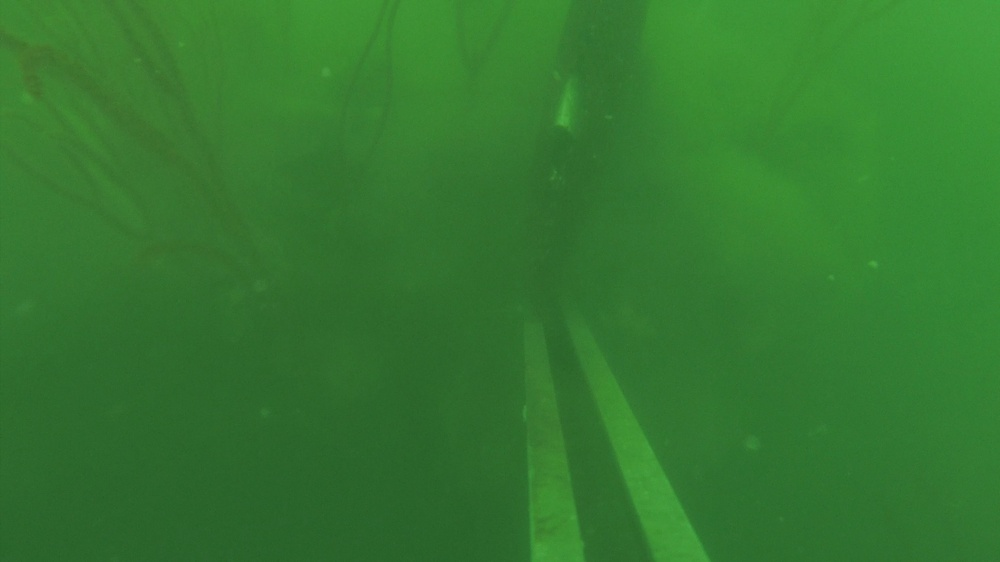
#> input picture Containers/CreateMetadata/BICPB1-20160417-1.MP4_frame_1639.jpg, 1000 x 562 px, shrunk from 1920 x 1080 before the run
$ jupyter execute 'Describe Colour and Lightness.ipynb'
#> lines starting #> are read from the running program, lines starting #| are printed output that depends on the picture
[cell 1]
import sys
print(sys.version)

[cell 2]
import cv2
import matplotlib.pyplot as plt
import numpy as np

[cell 3]
def BGR2RGB(image_BGR):
    image_RGB = cv2.cvtColor(image_BGR, cv2.COLOR_BGR2RGB)

    return image_RGB

[cell 4]
def plot_image(image):
    plt.figure(figsize = (8, 8))
    plt.imshow(image)
    plt.xticks([]), plt.yticks([])
    plt.show()

[cell 5]
def plot_rgb_histograms(image):
    colours = ('r','g','b')
    for i, colour in enumerate(colours):
        histogram = cv2.calcHist([image], [i], None, [256], [0,256])
        plt.plot(histogram, color=colour)
        plt.xlim([0,256])
        plt.show()

[cell 6]
def get_lightness(image, threshold=128):
    red = image[:, :, 0]
    green = image[:, :, 1]
    blue = image[:, :, 2]

    red_above_threshold = np.sum(red >= threshold)
    green_above_threshold = np.sum(green >= threshold)
    blue_above_threshold = np.sum(blue >= threshold)

    size = image.shape[0] * image.shape[1]

    red_above_threshold_pct = int(red_above_threshold / size  * 100)
    green_above_threshold_pct = int(green_above_threshold / size * 100)
    blue_above_threshold_pct = int(blue_above_threshold / size * 100)

    lightness = (red_above_threshold_pct + green_above_threshold_pct + blue_above_threshold_pct) / 3

    return {'red':red_above_threshold_pct, 'green':green_above_threshold_pct, 'blue':blue_above_threshold_pct}, lightness

[cell 7]
frame_1639 = BGR2RGB(cv2.imread('BICPB1-20160417-1.MP4_frame_1639.jpg'))
#> in BGR2RGB, image_BGR is the input picture: shape (562, 1000, 3); mean B, G, R 48.2, 120.5, 51.7
frame_7250 = BGR2RGB(cv2.imread('BIH2B3-20161010-2.MP4_frame_7250.jpg'))
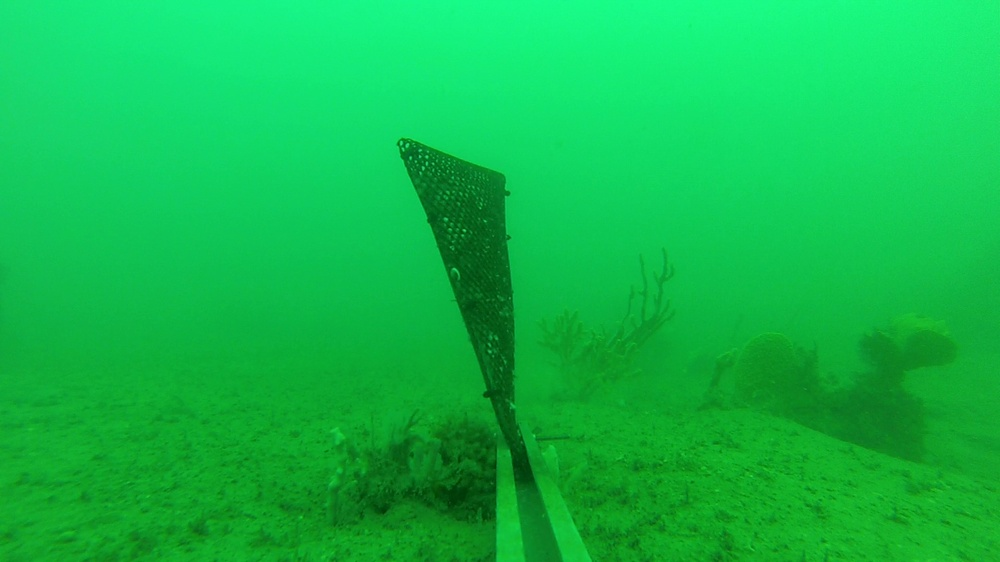
#> input picture Containers/CreateMetadata/BIH2B3-20161010-2.MP4_frame_7250.jpg, 1000 x 562 px, shrunk from 1920 x 1080 before the run
#> in BGR2RGB, image_BGR is the input picture: shape (562, 1000, 3); mean B, G, R 72.8, 187.1, 15.9
frame_8220 = BGR2RGB(cv2.imread('BIH2B3-20161010-2.MP4_frame_8220.jpg'))
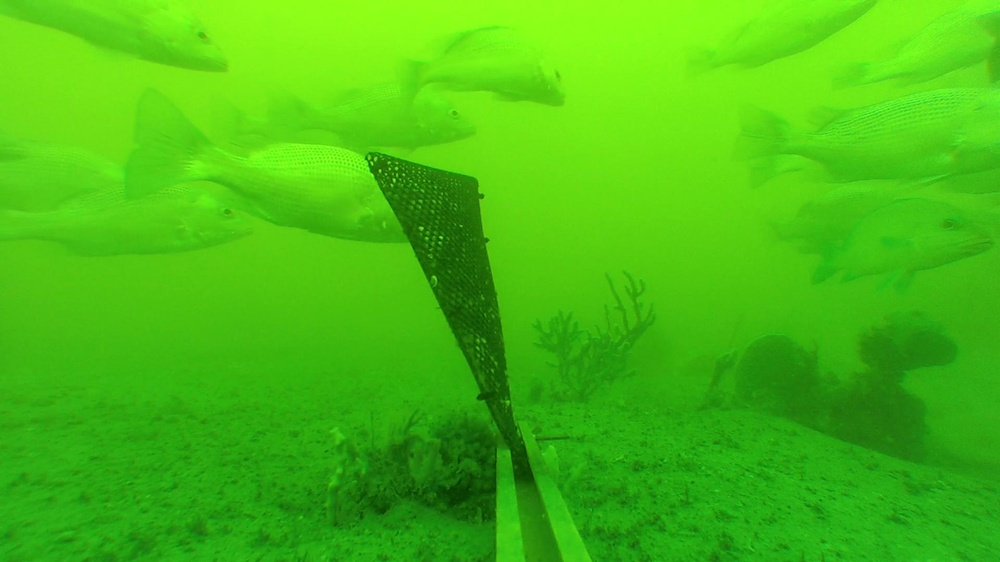
#> input picture Containers/CreateMetadata/BIH2B3-20161010-2.MP4_frame_8220.jpg, 1000 x 562 px, shrunk from 1920 x 1080 before the run
#> in BGR2RGB, image_BGR is the input picture: shape (562, 1000, 3); mean B, G, R 17.3, 190, 70.3
frame_1639_light = BGR2RGB(cv2.imread('BICPB1-20160417-1.MP4_frame_1639_Light.jpg'))
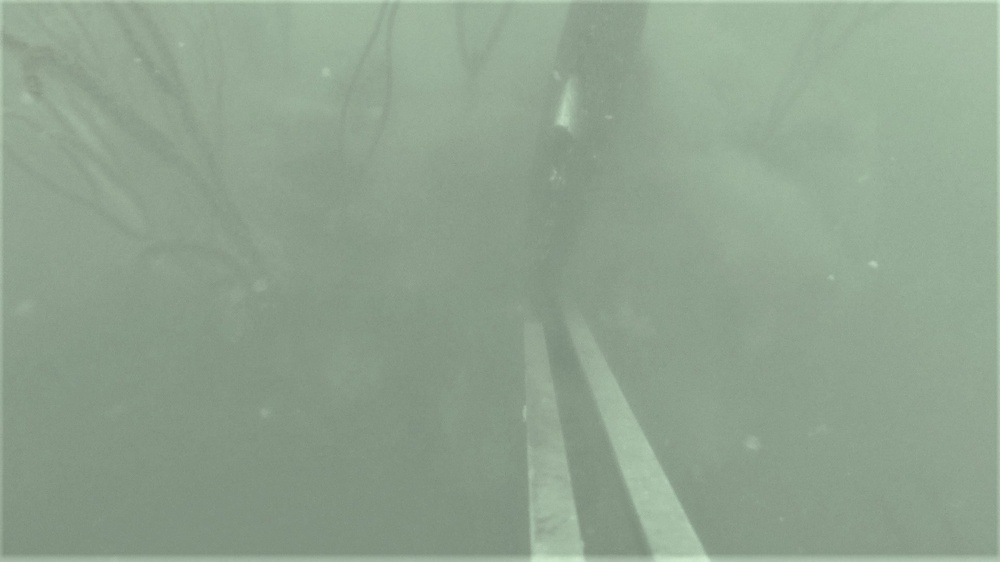
#> input picture Containers/CreateMetadata/BICPB1-20160417-1.MP4_frame_1639_Light.jpg, 1000 x 562 px, shrunk from 1920 x 1080 before the run
#> in BGR2RGB, image_BGR is the input picture: shape (562, 1000, 3); mean B, G, R 143, 162.3, 143.6

images = [frame_1639, frame_7250, frame_8220, frame_1639_light]

[cell 8]
for image in images:
    pcts, lightness = get_lightness(image)

    dominant_color = sorted(pcts, key=pcts.get, reverse=True)[0]

    lightness_description = ''

    if lightness <= 25:
        lightness_description = 'Dark'
    elif lightness <= 50:
        lightness_description = 'Medium'
    elif lightness <= 75:
        lightness_description = 'Medium Light'
    else:
        lightness_description = 'Light'

    print('{0} {1}'.format(lightness_description, dominant_color))
    print('red: {0}%'.format(pcts['red']))
    print('green: {0}%'.format(pcts['green']))
    print('blue: {0}%'.format(pcts['blue']))

    plot_image(image)
    plot_rgb_histograms(image)
#> this loop made 4 passes
#> (red_above_threshold in get_lightness, green_above_threshold in get_lightness, blue_above_threshold in get_lightness, red_above_threshold_pct in get_lightness, green_above_threshold_pct in get_lightness, blue_above_threshold_pct in get_lightness, lightness, lightness_description) on passes 1 to 4: (0, 170771, 0, 0, 30, 0, 10, 'Dark'), (0, 528712, 20882, 0, 94, 3, 32.33, 'Medium'), (30229, 528380, 0, 5, 94, 0, 33, 'Medium'), (559484, 562000, 555426, 99, 100, 98, 99, 'Light')
#> (printed output is left out)
#> pass 1, in get_lightness, `red = image[:, :, 0]`:
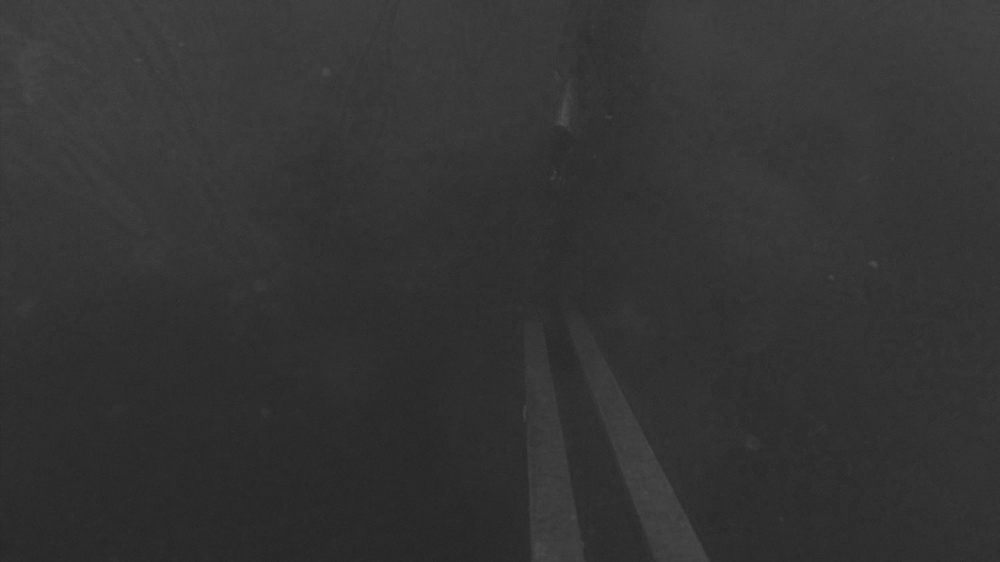
#> red: shape (562, 1000); min 37, max 80, mean 51.7
#> pass 1, in get_lightness, `green = image[:, :, 1]`:
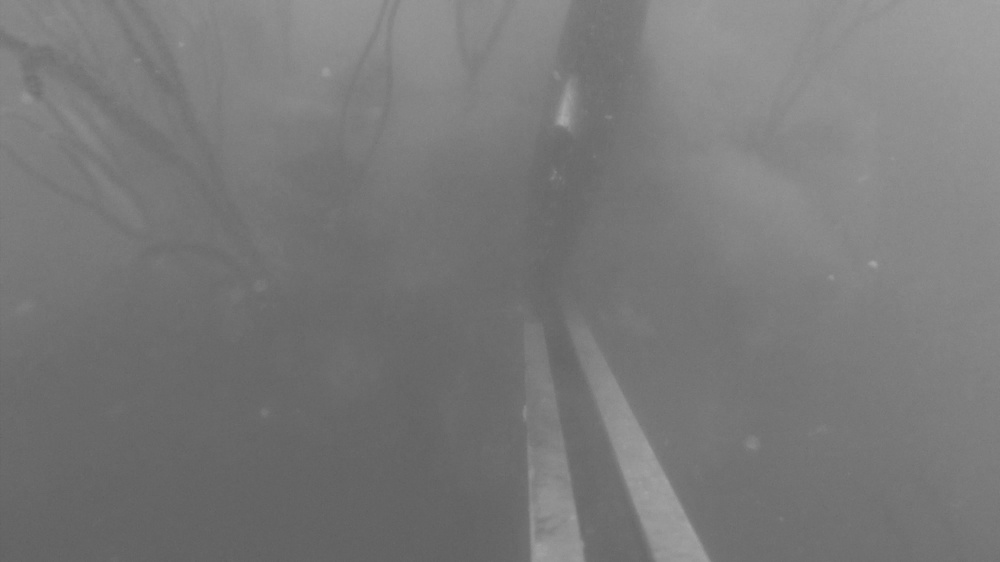
#> green: shape (562, 1000); min 94, max 168, mean 120.5
#> pass 1, in plot_rgb_histograms, `plt.show()`:
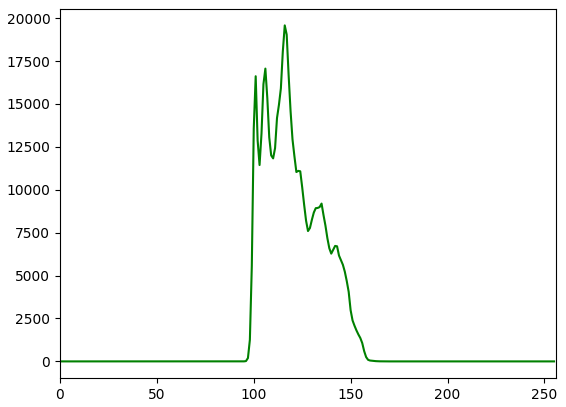
#> figure drawn by matplotlib, 1 panel; curve peaks at x = 116, y = 19576
#> pass 1, in plot_rgb_histograms, `plt.show()`:
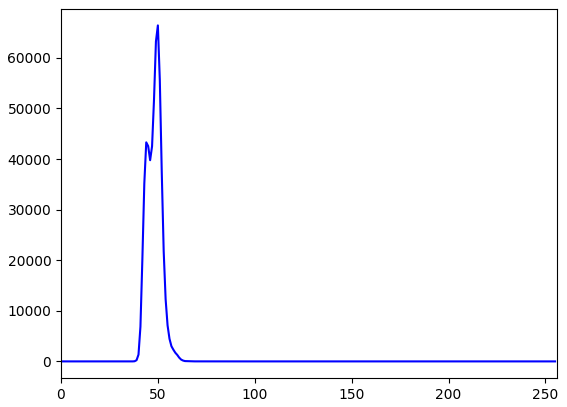
#> figure drawn by matplotlib, 1 panel; curve peaks at x = 50, y = 66428
#> pass 2, in get_lightness (call 2), `red = image[:, :, 0]`:
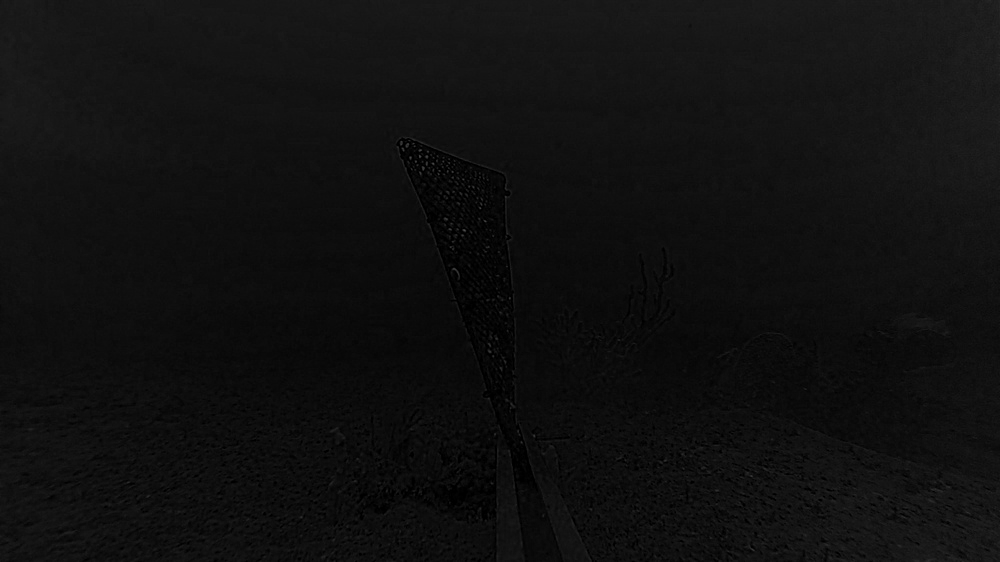
#> red: shape (562, 1000); min 0, max 78, mean 15.9
#> pass 2, in plot_rgb_histograms (call 2), `plt.show()`:
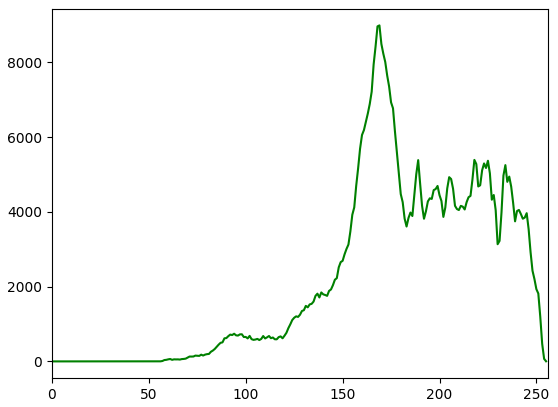
#> figure drawn by matplotlib, 1 panel; curve peaks at x = 169, y = 8986
#> pass 2, in plot_rgb_histograms (call 2), `plt.show()`:
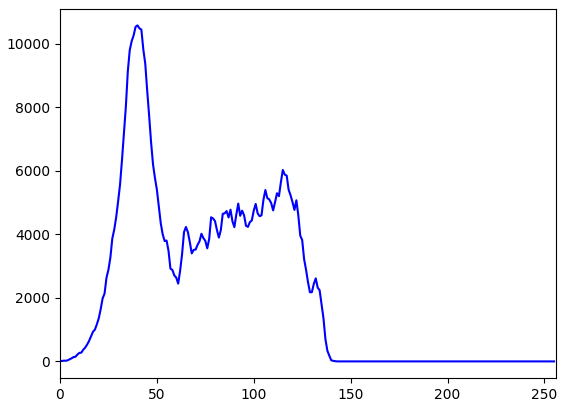
#> figure drawn by matplotlib, 1 panel; curve peaks at x = 40, y = 10571
